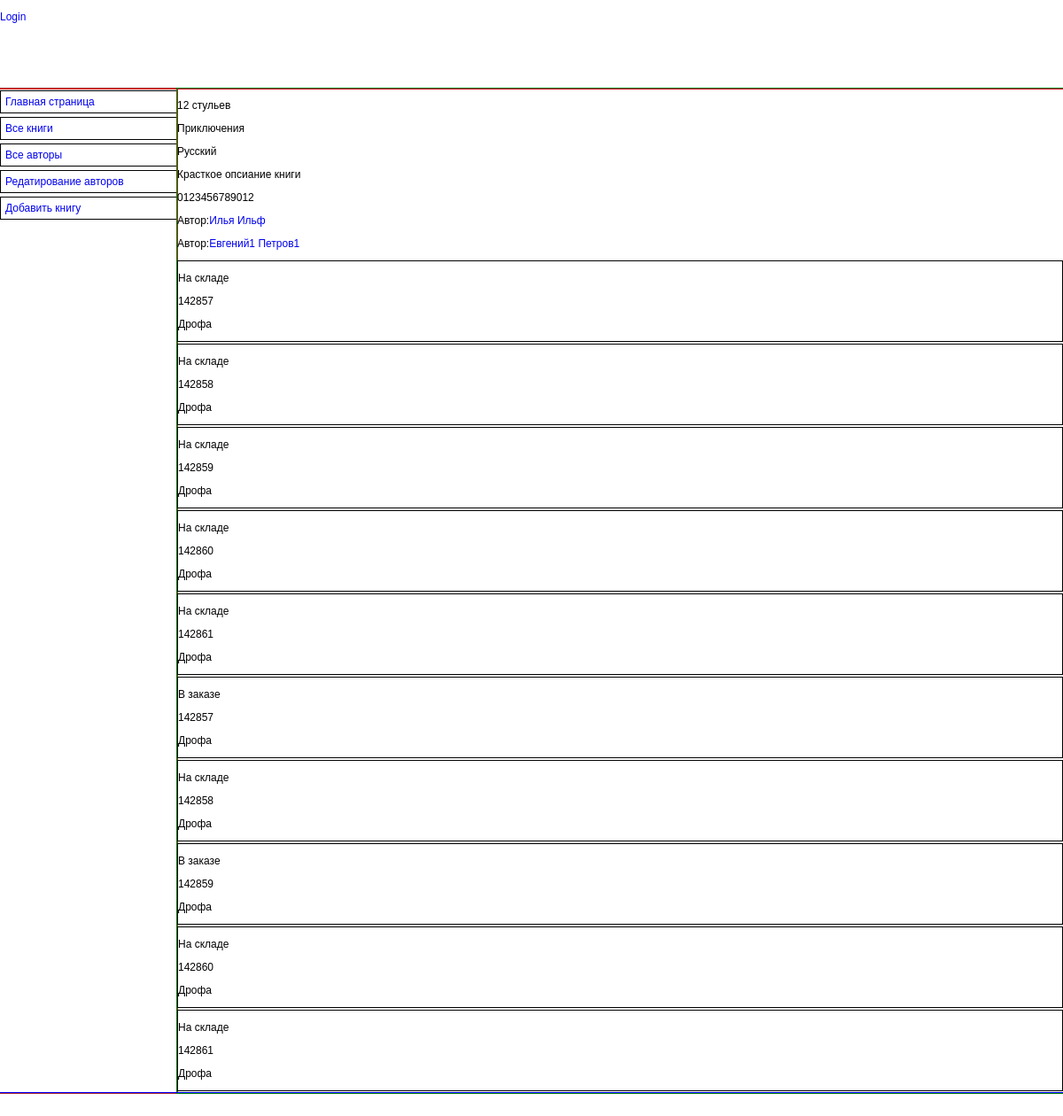
Screenshot of /book/1 with the database file from the repository.
### catalog/models.py (models this page shows, shortened)
class Book(models.Model):
    title = models.CharField(max_length=200, verbose_name="Название книги", help_text="Введите название книги")
    genre = models.ForeignKey('Genre', on_delete=models.CASCADE, verbose_name="Жанр книги",
                              help_text="Выберете жанр книги", null=True)
    language = models.ForeignKey('Language', on_delete=models.CASCADE, verbose_name="Язык книги",
                              help_text="Выберете язык книги", null=True)
    author = models.ManyToManyField('Author', verbose_name="Автор книги", help_text="Выберете автора книги")
    summary = models.TextField(max_length=1000, verbose_name="Краткое описание книги",
                               help_text="Введите краткое описние книги")
    isbn = models.TextField(max_length=13, verbose_name="ISBN книги", help_text="Должно содержать 13 символов")
    def display_author(self):
        return ", ".join([author.last_name for author in self.author.all()])
    display_author.short_description = 'Авторы'

class Genre(models.Model):
    name = models.CharField(max_length=200, verbose_name='Жанр книги', help_text="Введите жанр книги")
    def __str__(self):
        return self.name

class Language(models.Model):
    name = models.CharField(max_length=50, verbose_name='Язык книги', help_text="Введите язык книги")
    def __str__(self):
        return self.name

class Author(models.Model):
    first_name = models.CharField(max_length=100, verbose_name="Имя автора", help_text=" Введите имя автора")
    last_name = models.CharField(max_length=100, verbose_name="Фамилия автора", help_text=" Введите фамилию автора")
    date_of_birth = models.DateField(verbose_name="Дата рождения", help_text="Введите дату рождения",
                                     null=True, blank=True)
    date_of_death = models.DateField(verbose_name="Дата смерти", help_text="Введите дату смерти",
                                     null=True, blank=True)
    def get_absolute_url(self):
        return reverse('author-detail', args=[str(self.id)])

class BookInstance(models.Model):
    book = models.ForeignKey('Book', on_delete = models.CASCADE, null=True)
    inv_nom = models.CharField(max_length=20, null=True, verbose_name="Инвентарный номер",
                               help_text="Введите инвентарнй номер экземпляра")
    imprint = models.CharField(max_length=200, verbose_name="Издательство",
                               help_text="Введите наименвоание издательства и год выпуска")
    status = models.ForeignKey('Status', on_delete=models.CASCADE, null=True,
                               verbose_name="Статус", help_text="Изменить статус экземпляра")
    due_back = models.DateField(null=True, blank=True, verbose_name="Дата окончания статуса",
                                help_text="Введите конец срока статуса")
    borrower = models.ForeignKey(User, on_delete=models.SET_NULL, null=True, blank=True, verbose_name="Заказчик",
                                 help_text='Выберете заказчика книги')

class Status(models.Model):
    name = models.CharField(max_length=20, verbose_name="Статус экземпляра книги",
                            help_text="Введите статус экземпляра книги")
    def __str__(self):
        return self.name

### catalog/views.py (the view)
# urls.py: re_path(r'^book/(?P<pk>\d+)$', views.BookDetailView.as_view(), name="book-detail"),
class BookDetailView(DetailView):
    model = Book

### catalog/templates/catalog/book_detail.html
{% extends "base.html" %}
{% block content %}
<p>{{ book.title }}</p>
<p>{{ book.genre }}</p>
<p>{{ book.language }}</p>
<p>{{ book.summary }}</p>
<p>{{ book.isbn  }}</p>
{% for author in book.author.all %}
    <P>Автор:<a href="{{ author.get_absolute_url }}">{{ author.first_name }} {{ author.last_name }}</a></P>
{% endfor %}
{% for copy in book.bookinstance_set.all %}
<div class="book_instanses">
    <p>{{ copy.status }}</p>
    <p>{{ copy.inv_nom }}</p>
    <p>{{ copy.imprint }}</p>
</div>
{% endfor %}
{% endblock %}

### catalog/templates/base.html (shortened to what this page needs)
<!DOCTYPE html>
{% load static %}
<html lang="en">
	<head>
	    <link href="{% static 'css/style.css' %}" rel="stylesheet">
	</head>
	<body>
		<div class="wrapper">
			<div class="header">
				<div>
					{% if user.is_authenticated %}
						<p><a href="{% url 'my-borrowed' %}">Мои заказы</a></p>
						<p>Пользователь: {{ user.get_username }}</p>
						<p><a href="{% url 'logout' %}?next={{request.path}}">Logout</a></p>
					{% else %}
						<p><a href="{% url 'login' %}?next={{request.path}}">Login</a></p>
					{% endif %}
				</div>
			</div>
			<div class="sidebar">
				<div><a href="{% url 'index' %}">Главная страница</a></div>
				<div><a href="{% url 'books' %}">Все книги</a></div>
				<div><a href="{% url 'authors' %}">Все авторы</a></div>
				<div><a href="{% url 'authors_add' %}">Редатирование авторов</a></div>
				<div><a href="{% url 'book_create' %}">Добавить книгу</a></div>
			</div>
			<div class="content">
				{% block content %} {% endblock content %}
			</div>
			<div class="footer">{% block footer %} {% endblock footer %}</div>
		</div>
	</body>
</html>

### catalog/static/css/style.css (style rules this page uses)
html { position: absolute; top: 0; bottom: 0; left: 0; right: 0; height: 100%; }
body { padding: 0; margin: 0; font-family: Verdana, Geneva, Arial, sans-serif; font-size: 12px; background-color: #ffffff; height: 100%; overflow-y: scroll; }
a { font-weight: normal; text-decoration: none; }
:root { --main-bg-color: #ffffff; }
.wrapper { outline: 1px solid yellow; display: grid; grid-template-columns: 200px 1fr; grid-auto-rows: 100px 1fr 30px; }
.header { outline: 1px solid red; grid-column: 1 / 3; }
.sidebar { outline: 1px solid brown; display: grid; grid-template-columns: 1fr; grid-auto-rows: 30px; align-items: center; }
.sidebar div { border: 1px solid black; padding: 5px; }
.content { outline: 1px solid green; }
.footer { outline: 1px solid blue; grid-column: 1 / 3; }
.book_instanses { border: 1px solid black; margin: 2px auto; }

### rows the page displays
Book: title "12 стульев", genre "Приключения", language "Русский", summary "Красткое опсиание книги", isbn "0123456789012"
Author: first_name "Илья", last_name "Ильф"
Author: first_name "Евгений1", last_name "Петров1"
BookInstance: status "На складе", inv_nom "142857", imprint "Дрофа"
BookInstance: status "На складе", inv_nom "142858", imprint "Дрофа"
BookInstance: status "На складе", inv_nom "142859", imprint "Дрофа"
BookInstance: status "На складе", inv_nom "142860", imprint "Дрофа"
BookInstance: status "На складе", inv_nom "142861", imprint "Дрофа"
BookInstance: status "В заказе", inv_nom "142857", imprint "Дрофа"
BookInstance: status "На складе", inv_nom "142858", imprint "Дрофа"
BookInstance: status "В заказе", inv_nom "142859", imprint "Дрофа"
BookInstance: status "На складе", inv_nom "142860", imprint "Дрофа"
BookInstance: status "На складе", inv_nom "142861", imprint "Дрофа"
